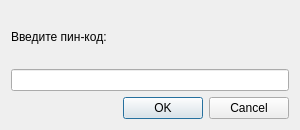
<?xml version="1.0" encoding="UTF-8"?>
<ui version="4.0">
 <class>PinDialog</class>
 <widget class="QDialog" name="PinDialog">
  <property name="geometry">
   <rect>
    <x>0</x>
    <y>0</y>
    <width>300</width>
    <height>130</height>
   </rect>
  </property>
  <property name="windowTitle">
   <string>Ввод пин-кода</string>
  </property>
  <layout class="QVBoxLayout" name="verticalLayout">
   <item>
    <widget class="QLabel" name="label">
     <property name="text">
      <string>Введите пин-код:</string>
     </property>
    </widget>
   </item>
   <item>
    <widget class="QLineEdit" name="lineEditPin">
     <property name="echoMode">
      <enum>QLineEdit::Password</enum>
     </property>
    </widget>
   </item>
   <item>
    <widget class="QDialogButtonBox" name="buttonBox">
     <property name="standardButtons">
      <set>QDialogButtonBox::Cancel|QDialogButtonBox::Ok</set>
     </property>
    </widget>
   </item>
  </layout>
 </widget>
 <connections>
  <connection>
   <sender>buttonBox</sender>
   <signal>accepted()</signal>
   <receiver>PinDialog</receiver>
   <slot>accept()</slot>
  </connection>
  <connection>
   <sender>buttonBox</sender>
   <signal>rejected()</signal>
   <receiver>PinDialog</receiver>
   <slot>reject()</slot>
  </connection>
 </connections>
</ui>
